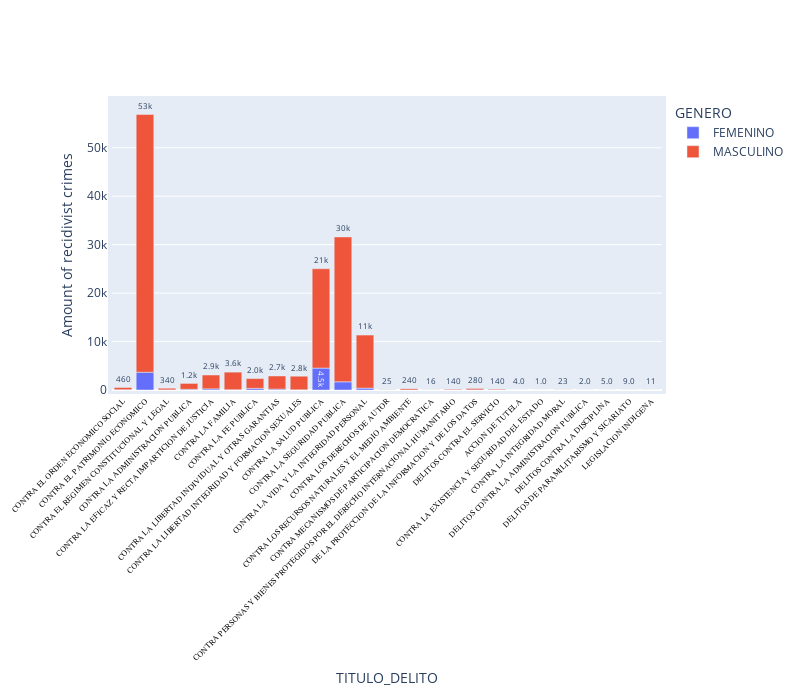

This figure's notebook cell:
### Code cell
fig = px.bar(df_genero, x='TITULO_DELITO', y='INTERNOEN',
             hover_data=["GENERO",'TITULO_DELITO'], color='GENERO',
             labels={'INTERNOEN':'Amount of recidivist crimes'}, height=400, barmode='relative', text="INTERNOEN")
fig.update_traces(texttemplate='%{text:.2s}', textposition='outside')
fig.update_layout(uniformtext_minsize=7, uniformtext_mode='hide', xaxis_tickangle=-45, showlegend=True, autosize=False,
                 width=800, height=700, margin=dict(l=50, r=50, b=100, t=100, pad=4 ))
fig.update_xaxes( tickfont=dict(family='Rockwell', color='black', size=8)) #tickangle=45,

fig.show()

### Figure 1 — Plotly figure (JSON) as saved in the notebook; plotly's stock layout.template omitted (floating-point values rounded to 4 significant figures)
{"data": [{"alignmentgroup": "True", "customdata": [["FEMENINO", "CONTRA EL ORDEN ECONOMICO SOCIAL"], ["FEMENINO", "CONTRA EL PATRIMONIO ECONOMICO"], ["FEMENINO", "CONTRA EL REGIMEN CONSTITUCIONAL Y LEGAL"], ["FEMENINO", "CONTRA LA ADMINISTRACION PUBLICA"], ["FEMENINO", "CONTRA LA EFICAZ Y RECTA IMPARTICION DE JUSTICIA"], ["FEMENINO", "CONTRA LA FAMILIA"], ["FEMENINO", "CONTRA LA FE PUBLICA"], ["FEMENINO", "CONTRA LA LIBERTAD INDIVIDUAL Y OTRAS GARANTIAS"], ["FEMENINO", "CONTRA LA LIBERTAD INTEGRIDAD Y FORMACION SEXUALES"], ["FEMENINO", "CONTRA LA SALUD PUBLICA"], ["FEMENINO", "CONTRA LA SEGURIDAD PUBLICA"], ["FEMENINO", "CONTRA LA VIDA Y LA INTEGRIDAD PERSONAL"], ["FEMENINO", "CONTRA LOS DERECHOS DE AUTOR"], ["FEMENINO", "CONTRA LOS RECURSOS NATURALES Y EL MEDIO AMBIENTE"], ["FEMENINO", "CONTRA MECANISMOS DE PARTICIPACION DEMOCRATICA"], ["FEMENINO", "CONTRA PERSONAS Y BIENES PROTEGIDOS POR EL DERECHO INTERNACIONAL HUMANITARIO"], ["FEMENINO", "DE LA PROTECCION DE LA INFORMACION Y DE LOS DATOS"], ["FEMENINO", "DELITOS CONTRA EL SERVICIO"]], "hovertemplate": "GENERO=%{customdata[0]}<br>TITULO_DELITO=%{customdata[1]}<br>Amount of recidivist crimes=%{text}<extra></extra>", "legendgroup": "FEMENINO", "marker": {"color": "#636efa"}, "name": "FEMENINO", "offsetgroup": "FEMENINO", "orientation": "v", "showlegend": true, "text": [61, 3668, 27, 142, 240, 57, 336, 183, 45, 4525, 1688, 387, 6, 3, 1, 1, 35, 9], "textposition": "outside", "texttemplate": "%{text:.2s}", "type": "bar", "x": ["CONTRA EL ORDEN ECONOMICO SOCIAL", "CONTRA EL PATRIMONIO ECONOMICO", "CONTRA EL REGIMEN CONSTITUCIONAL Y LEGAL", "CONTRA LA ADMINISTRACION PUBLICA", "CONTRA LA EFICAZ Y RECTA IMPARTICION DE JUSTICIA", "CONTRA LA FAMILIA", "CONTRA LA FE PUBLICA", "CONTRA LA LIBERTAD INDIVIDUAL Y OTRAS GARANTIAS", "CONTRA LA LIBERTAD INTEGRIDAD Y FORMACION SEXUALES", "CONTRA LA SALUD PUBLICA", "CONTRA LA SEGURIDAD PUBLICA", "CONTRA LA VIDA Y LA INTEGRIDAD PERSONAL", "CONTRA LOS DERECHOS DE AUTOR", "CONTRA LOS RECURSOS NATURALES Y EL MEDIO AMBIENTE", "CONTRA MECANISMOS DE PARTICIPACION DEMOCRATICA", "CONTRA PERSONAS Y BIENES PROTEGIDOS POR EL DERECHO INTERNACIONAL HUMANITARIO", "DE LA PROTECCION DE LA INFORMACION Y DE LOS DATOS", "DELITOS CONTRA EL SERVICIO"], "xaxis": "x", "y": [61, 3668, 27, 142, 240, 57, 336, 183, 45, 4525, 1688, 387, 6, 3, 1, 1, 35, 9], "yaxis": "y"}, {"alignmentgroup": "True", "customdata": [["MASCULINO", "ACCION DE TUTELA"], ["MASCULINO", "CONTRA EL ORDEN ECONOMICO SOCIAL"], ["MASCULINO", "CONTRA EL PATRIMONIO ECONOMICO"], ["MASCULINO", "CONTRA EL REGIMEN CONSTITUCIONAL Y LEGAL"], ["MASCULINO", "CONTRA LA ADMINISTRACION PUBLICA"], ["MASCULINO", "CONTRA LA EFICAZ Y RECTA IMPARTICION DE JUSTICIA"], ["MASCULINO", "CONTRA LA EXISTENCIA Y SEGURIDAD DEL ESTADO"], ["MASCULINO", "CONTRA LA FAMILIA"], ["MASCULINO", "CONTRA LA FE PUBLICA"], ["MASCULINO", "CONTRA LA INTEGRIDAD MORAL"], ["MASCULINO", "CONTRA LA LIBERTAD INDIVIDUAL Y OTRAS GARANTIAS"], ["MASCULINO", "CONTRA LA LIBERTAD INTEGRIDAD Y FORMACION SEXUALES"], ["MASCULINO", "CONTRA LA SALUD PUBLICA"], ["MASCULINO", "CONTRA LA SEGURIDAD PUBLICA"], ["MASCULINO", "CONTRA LA VIDA Y LA INTEGRIDAD PERSONAL"], ["MASCULINO", "CONTRA LOS DERECHOS DE AUTOR"], ["MASCULINO", "CONTRA LOS RECURSOS NATURALES Y EL MEDIO AMBIENTE"], ["MASCULINO", "CONTRA MECANISMOS DE PARTICIPACION DEMOCRATICA"], ["MASCULINO", "CONTRA PERSONAS Y BIENES PROTEGIDOS POR EL DERECHO INTERNACIONAL HUMANITARIO"], ["MASCULINO", "DE LA PROTECCION DE LA INFORMACION Y DE LOS DATOS"], ["MASCULINO", "DELITOS CONTRA EL SERVICIO"], ["MASCULINO", "DELITOS CONTRA LA ADMINISTRACION PUBLICA"], ["MASCULINO", "DELITOS CONTRA LA DISCIPLINA"], ["MASCULINO", "DELITOS DE PARAMILITARISMO Y SICARIATO"], ["MASCULINO", "LEGISLACION INDIGENA"]], "hovertemplate": "GENERO=%{customdata[0]}<br>TITULO_DELITO=%{customdata[1]}<br>Amount of recidivist crimes=%{text}<extra></extra>", "legendgroup": "MASCULINO", "marker": {"color": "#EF553B"}, "name": "MASCULINO", "offsetgroup": "MASCULINO", "orientation": "v", "showlegend": true, "text": [4, 459, 53192, 339, 1218, 2855, 1, 3632, 2025, 23, 2713, 2802, 20503, 29903, 10942, 25, 242, 16, 140, 280, 144, 2, 5, 9, 11], "textposition": "outside", "texttemplate": "%{text:.2s}", "type": "bar", "x": ["ACCION DE TUTELA", "CONTRA EL ORDEN ECONOMICO SOCIAL", "CONTRA EL PATRIMONIO ECONOMICO", "CONTRA EL REGIMEN CONSTITUCIONAL Y LEGAL", "CONTRA LA ADMINISTRACION PUBLICA", "CONTRA LA EFICAZ Y RECTA IMPARTICION DE JUSTICIA", "CONTRA LA EXISTENCIA Y SEGURIDAD DEL ESTADO", "CONTRA LA FAMILIA", "CONTRA LA FE PUBLICA", "CONTRA LA INTEGRIDAD MORAL", "CONTRA LA LIBERTAD INDIVIDUAL Y OTRAS GARANTIAS", "CONTRA LA LIBERTAD INTEGRIDAD Y FORMACION SEXUALES", "CONTRA LA SALUD PUBLICA", "CONTRA LA SEGURIDAD PUBLICA", "CONTRA LA VIDA Y LA INTEGRIDAD PERSONAL", "CONTRA LOS DERECHOS DE AUTOR", "CONTRA LOS RECURSOS NATURALES Y EL MEDIO AMBIENTE", "CONTRA MECANISMOS DE PARTICIPACION DEMOCRATICA", "CONTRA PERSONAS Y BIENES PROTEGIDOS POR EL DERECHO INTERNACIONAL HUMANITARIO", "DE LA PROTECCION DE LA INFORMACION Y DE LOS DATOS", "DELITOS CONTRA EL SERVICIO", "DELITOS CONTRA LA ADMINISTRACION PUBLICA", "DELITOS CONTRA LA DISCIPLINA", "DELITOS DE PARAMILITARISMO Y SICARIATO", "LEGISLACION INDIGENA"], "xaxis": "x", "y": [4, 459, 53192, 339, 1218, 2855, 1, 3632, 2025, 23, 2713, 2802, 20503, 29903, 10942, 25, 242, 16, 140, 280, 144, 2, 5, 9, 11], "yaxis": "y"}], "layout": {"autosize": false, "barmode": "relative", "height": 700, "legend": {"title": {"text": "GENERO"}, "tracegroupgap": 0}, "margin": {"b": 100, "l": 50, "pad": 4, "r": 50, "t": 100}, "showlegend": true, "uniformtext": {"minsize": 7, "mode": "hide"}, "width": 800, "xaxis": {"anchor": "y", "domain": [0, 1], "tickangle": -45, "tickfont": {"color": "black", "family": "Rockwell", "size": 8}, "title": {"text": "TITULO_DELITO"}}, "yaxis": {"anchor": "x", "domain": [0, 1], "title": {"text": "Amount of recidivist crimes"}}}}
